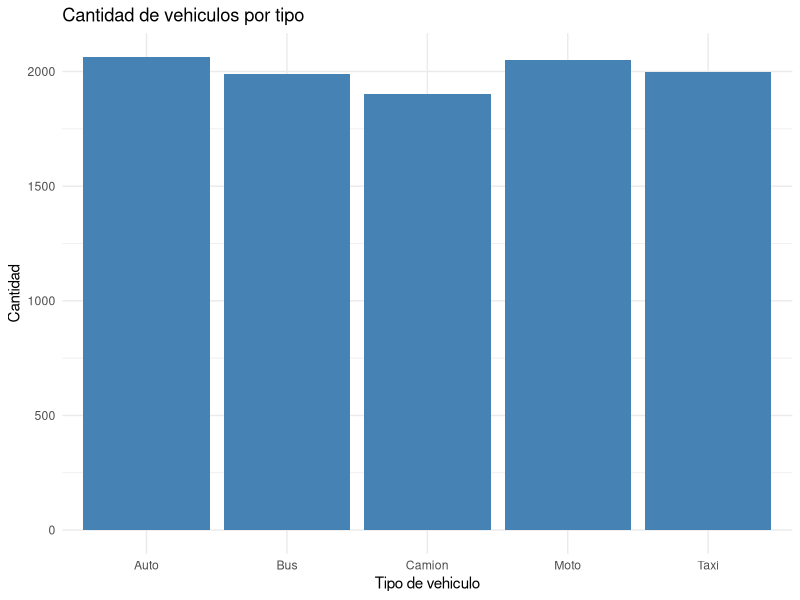
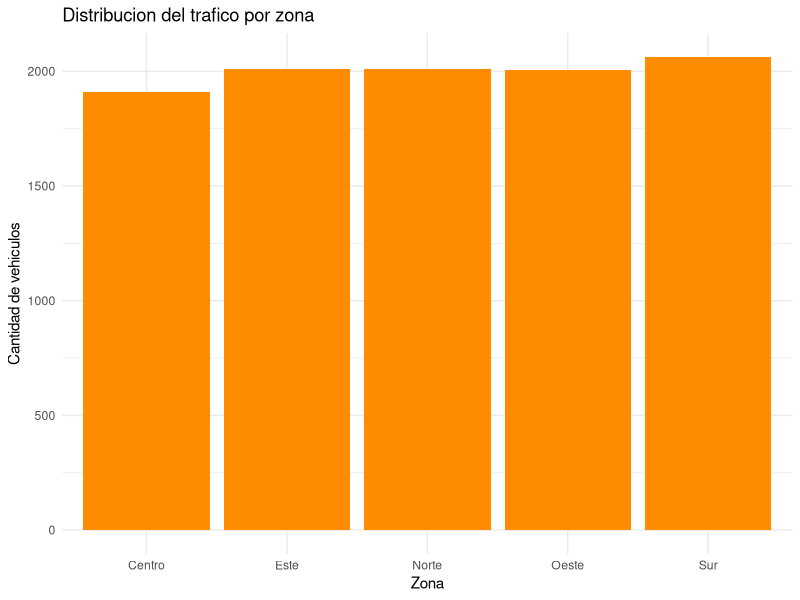
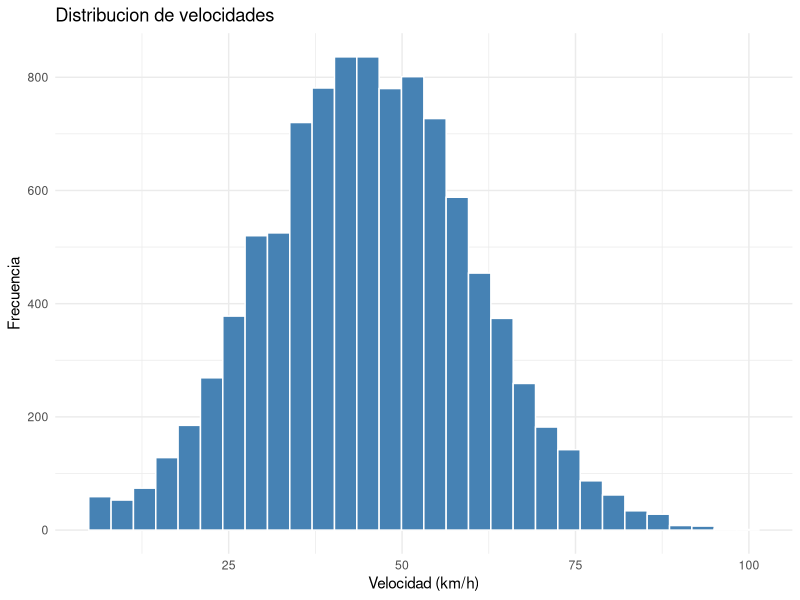
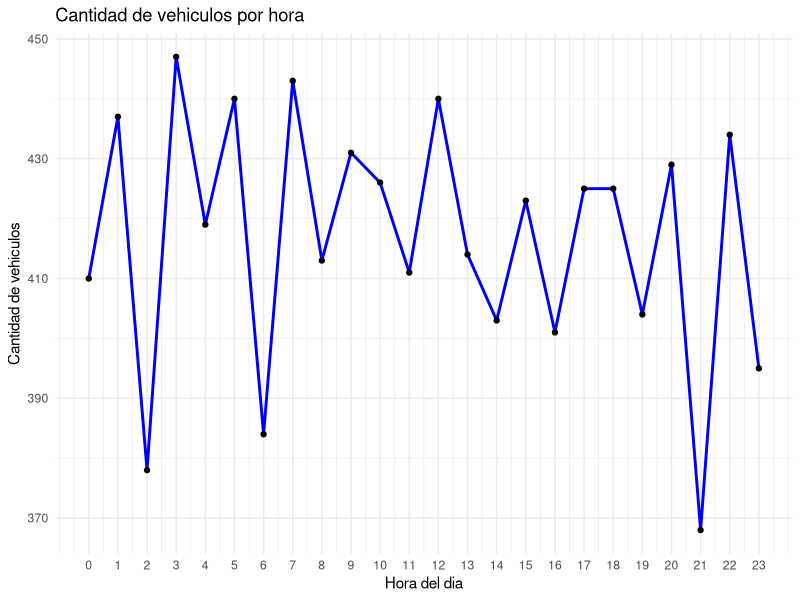
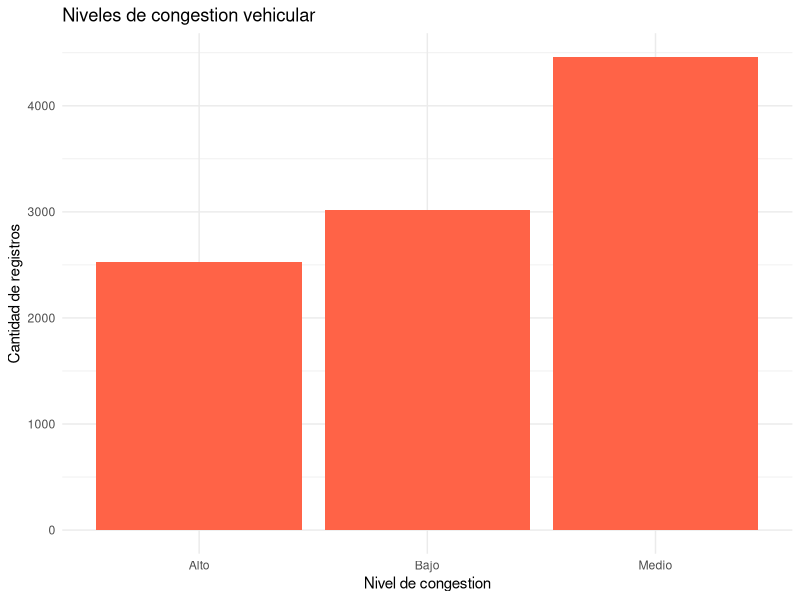
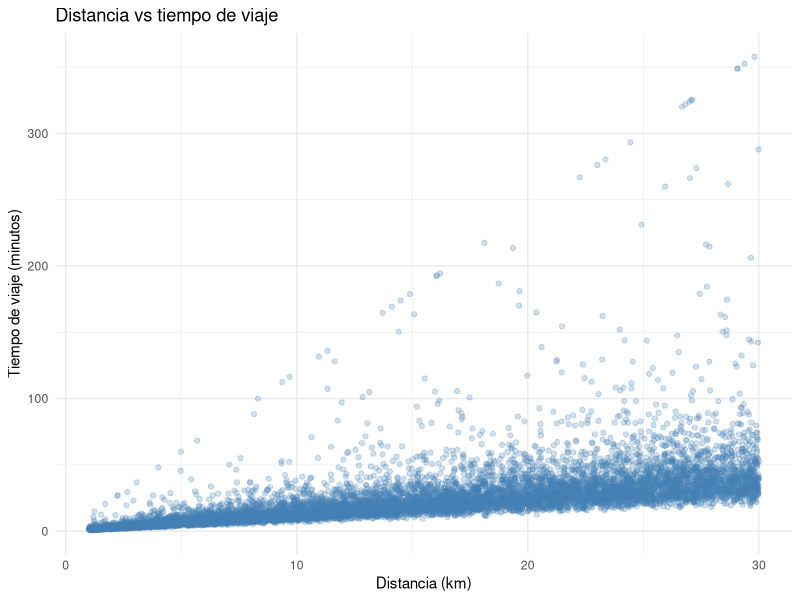
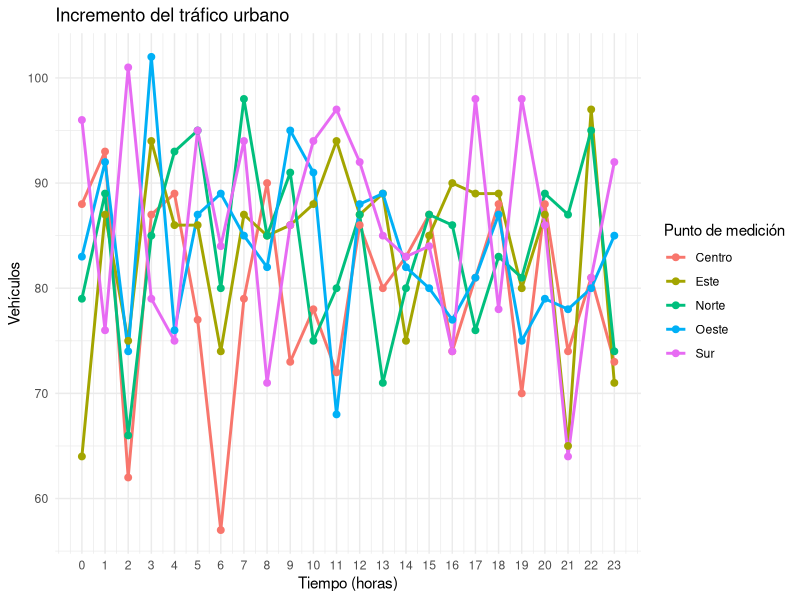

Generate these figures, in order, with R:

# ============================================================
# EJERCICIO 1 - ANALISIS EXPLORATORIO DE DATOS (EDA)
# TRAFICO Y MOVILIDAD URBANA
# ============================================================

# 1. INSTALAR Y CARGAR LIBRERIAS
paquetes <- c("dplyr", "ggplot2", "tidyr")

faltantes <- paquetes[
  !paquetes %in% rownames(installed.packages())
]

if (length(faltantes) > 0) {
  install.packages(faltantes)
}

library(dplyr)
library(ggplot2)
library(tidyr)

# ============================================================
# 2. GENERAR DATOS SIMULADOS DE TRAFICO
# ============================================================

set.seed(123)

n <- 10000

datos <- data.frame(
  id_vehiculo = 1:n,
  
  tipo_vehiculo = sample(
    c("Auto", "Moto", "Bus", "Camion", "Taxi"),
    n,
    replace = TRUE
  ),
  
  zona = sample(
    c("Centro", "Norte", "Sur", "Este", "Oeste"),
    n,
    replace = TRUE
  ),
  
  hora = sample(0:23, n, replace = TRUE),
  
  velocidad_kmh = round(
    pmax(rnorm(n, mean = 45, sd = 15), 5),
    2
  ),
  
  distancia_km = round(
    runif(n, min = 1, max = 30),
    2
  ),
  
  nivel_congestion = sample(
    c("Bajo", "Medio", "Alto"),
    n,
    replace = TRUE,
    prob = c(0.30, 0.45, 0.25)
  )
)

# Calcular tiempo de viaje en minutos
datos$tiempo_viaje_min <- round(
  (datos$distancia_km / datos$velocidad_kmh) * 60,
  2
)

# Introducir algunos valores faltantes para el ejercicio
indices_na <- sample(1:n, 100)
datos$velocidad_kmh[indices_na] <- NA

# ============================================================
# 3. DIMENSIONES DEL DATASET
# ============================================================

cat("\n========== DIMENSIONES ==========\n")

cat("Cantidad de observaciones:", nrow(datos), "\n")
cat("Cantidad de columnas:", ncol(datos), "\n")

cat("\nNOMBRES DE LAS COLUMNAS:\n")
print(names(datos))

# ============================================================
# 4. EXPLORACION INICIAL
# ============================================================

cat("\n========== PRIMEROS 10 REGISTROS ==========\n")
print(head(datos, 10))

cat("\n========== ESTRUCTURA ==========\n")
str(datos)

cat("\n========== RESUMEN ESTADISTICO ==========\n")
print(summary(datos))

# ============================================================
# 5. TIPOS DE DATOS
# ============================================================

tipos <- data.frame(
  columna = names(datos),
  tipo = sapply(datos, function(x) class(x)[1]),
  row.names = NULL
)

cat("\n========== TIPOS DE DATOS ==========\n")
print(tipos)

# ============================================================
# 6. VALORES FALTANTES
# ============================================================

nulos <- data.frame(
  columna = names(datos),
  cantidad_nulos = colSums(is.na(datos)),
  porcentaje_nulos = round(
    colMeans(is.na(datos)) * 100,
    2
  ),
  row.names = NULL
)

cat("\n========== VALORES FALTANTES ==========\n")
print(nulos)

# ============================================================
# 7. REGISTROS DUPLICADOS
# ============================================================

duplicados <- sum(duplicated(datos))

cat("\n========== DUPLICADOS ==========\n")
cat("Registros duplicados:", duplicados, "\n")

# ============================================================
# 8. ESTADISTICAS DESCRIPTIVAS
# ============================================================

# Excluir el identificador de las estadisticas
numericas <- datos %>%
  select(
    hora,
    velocidad_kmh,
    distancia_km,
    tiempo_viaje_min
  )

estadisticas <- data.frame(
  variable = names(numericas),
  
  media = sapply(
    numericas,
    mean,
    na.rm = TRUE
  ),
  
  mediana = sapply(
    numericas,
    median,
    na.rm = TRUE
  ),
  
  desviacion = sapply(
    numericas,
    sd,
    na.rm = TRUE
  ),
  
  minimo = sapply(
    numericas,
    min,
    na.rm = TRUE
  ),
  
  maximo = sapply(
    numericas,
    max,
    na.rm = TRUE
  ),
  
  row.names = NULL
)

cat("\n========== ESTADISTICAS ==========\n")
print(estadisticas)

# ============================================================
# 9. DISTRIBUCION POR TIPO DE VEHICULO
# ============================================================

cat("\n========== TIPOS DE VEHICULO ==========\n")

print(
  datos %>%
    count(tipo_vehiculo, name = "cantidad") %>%
    arrange(desc(cantidad))
)

grafico_vehiculos <- ggplot(
  datos,
  aes(x = tipo_vehiculo)
) +
  geom_bar(fill = "steelblue") +
  theme_minimal() +
  labs(
    title = "Cantidad de vehiculos por tipo",
    x = "Tipo de vehiculo",
    y = "Cantidad"
  )

print(grafico_vehiculos)

# ============================================================
# 10. DISTRIBUCION POR ZONA
# ============================================================

cat("\n========== TRAFICO POR ZONA ==========\n")

print(
  datos %>%
    count(zona, name = "cantidad") %>%
    arrange(desc(cantidad))
)

grafico_zonas <- ggplot(
  datos,
  aes(x = zona)
) +
  geom_bar(fill = "darkorange") +
  theme_minimal() +
  labs(
    title = "Distribucion del trafico por zona",
    x = "Zona",
    y = "Cantidad de vehiculos"
  )

print(grafico_zonas)

# ============================================================
# 11. DISTRIBUCION DE VELOCIDAD
# ============================================================

grafico_velocidad <- ggplot(
  datos,
  aes(x = velocidad_kmh)
) +
  geom_histogram(
    bins = 30,
    fill = "steelblue",
    color = "white",
    na.rm = TRUE
  ) +
  theme_minimal() +
  labs(
    title = "Distribucion de velocidades",
    x = "Velocidad (km/h)",
    y = "Frecuencia"
  )

print(grafico_velocidad)

# ============================================================
# 12. TRAFICO POR HORA
# ============================================================

trafico_hora <- datos %>%
  group_by(hora) %>%
  summarise(
    cantidad_vehiculos = n(),
    .groups = "drop"
  )

cat("\n========== TRAFICO POR HORA ==========\n")
print(trafico_hora)

grafico_hora <- ggplot(
  trafico_hora,
  aes(
    x = hora,
    y = cantidad_vehiculos
  )
) +
  geom_line(
    color = "blue",
    linewidth = 1
  ) +
  geom_point() +
  scale_x_continuous(breaks = 0:23) +
  theme_minimal() +
  labs(
    title = "Cantidad de vehiculos por hora",
    x = "Hora del dia",
    y = "Cantidad de vehiculos"
  )

print(grafico_hora)

# ============================================================
# 13. NIVEL DE CONGESTION
# ============================================================

congestion <- datos %>%
  count(nivel_congestion, name = "cantidad") %>%
  mutate(
    porcentaje = round(
      cantidad / sum(cantidad) * 100,
      2
    )
  )

cat("\n========== NIVELES DE CONGESTION ==========\n")
print(congestion)

grafico_congestion <- ggplot(
  datos,
  aes(x = nivel_congestion)
) +
  geom_bar(fill = "tomato") +
  theme_minimal() +
  labs(
    title = "Niveles de congestion vehicular",
    x = "Nivel de congestion",
    y = "Cantidad de registros"
  )

print(grafico_congestion)

# ============================================================
# 14. RELACION DISTANCIA VS TIEMPO DE VIAJE
# ============================================================

grafico_distancia <- ggplot(
  datos,
  aes(
    x = distancia_km,
    y = tiempo_viaje_min
  )
) +
  geom_point(
    alpha = 0.25,
    color = "steelblue"
  ) +
  theme_minimal() +
  labs(
    title = "Distancia vs tiempo de viaje",
    x = "Distancia (km)",
    y = "Tiempo de viaje (minutos)"
  )

print(grafico_distancia)

# ============================================================
# 15. CORRELACIONES
# ============================================================

correlaciones <- cor(
  numericas,
  use = "pairwise.complete.obs"
)

cat("\n========== CORRELACIONES ==========\n")
print(round(correlaciones, 3))

# ============================================================
# 16. RESUMEN DEL TRAFICO POR ZONA
# ============================================================

resumen_zonas <- datos %>%
  group_by(zona) %>%
  summarise(
    vehiculos = n(),
    
    velocidad_promedio = round(
      mean(velocidad_kmh, na.rm = TRUE),
      2
    ),
    
    tiempo_promedio = round(
      mean(tiempo_viaje_min, na.rm = TRUE),
      2
    ),
    
    .groups = "drop"
  )

cat("\n========== RESUMEN POR ZONA ==========\n")
print(resumen_zonas)

# ============================================================
# 17. CONCLUSIONES GENERALES
# ============================================================

cat("\n========== CONCLUSIONES DEL EDA ==========\n")

cat("Total de observaciones:", nrow(datos), "\n")
cat("Total de columnas:", ncol(datos), "\n")

cat(
  "Velocidad promedio:",
  round(mean(datos$velocidad_kmh, na.rm = TRUE), 2),
  "km/h\n"
)

cat(
  "Tiempo promedio de viaje:",
  round(mean(datos$tiempo_viaje_min, na.rm = TRUE), 2),
  "minutos\n"
)

cat(
  "Total de valores faltantes:",
  sum(is.na(datos)),
  "\n"
)

cat(
  "Registros duplicados:",
  duplicados,
  "\n"
)

cat("\nEDA FINALIZADO CORRECTAMENTE\n")


# ============================================================
# 18. INCREMENTO DEL TRAFICO URBANO
# ============================================================

# Crear datos de trafico por hora y zona
datos_trafico <- datos %>%
  group_by(hora, zona) %>%
  summarise(
    vehiculos = n(),
    .groups = "drop"
  ) %>%
  rename(
    tiempo = hora,
    punto = zona
  ) %>%
  arrange(punto, tiempo)

# Visualizar datos
print(head(datos_trafico, 10))

# Grafico de lineas
ggplot(
  datos_trafico,
  aes(
    x = tiempo,
    y = vehiculos,
    color = punto,
    group = punto
  )
) +
  geom_line(linewidth = 1) +
  geom_point(size = 2) +
  labs(
    title = "Incremento del tráfico urbano",
    x = "Tiempo (horas)",
    y = "Vehículos",
    color = "Punto de medición"
  ) +
  scale_x_continuous(breaks = 0:23) +
  theme_minimal()
